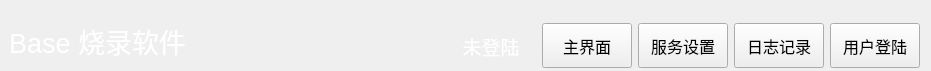
<?xml version="1.0" encoding="UTF-8"?>
<ui version="4.0">
 <class>NavBarWid</class>
 <widget class="QWidget" name="NavBarWid">
  <property name="geometry">
   <rect>
    <x>0</x>
    <y>0</y>
    <width>931</width>
    <height>71</height>
   </rect>
  </property>
  <property name="windowTitle">
   <string>Form</string>
  </property>
  <layout class="QGridLayout" name="gridLayout">
   <property name="leftMargin">
    <number>9</number>
   </property>
   <property name="topMargin">
    <number>21</number>
   </property>
   <property name="bottomMargin">
    <number>0</number>
   </property>
   <item row="0" column="0">
    <widget class="QLabel" name="label">
     <property name="minimumSize">
      <size>
       <width>0</width>
       <height>50</height>
      </size>
     </property>
     <property name="font">
      <font>
       <pointsize>20</pointsize>
      </font>
     </property>
     <property name="styleSheet">
      <string notr="true">color: rgb(255, 255, 255);</string>
     </property>
     <property name="text">
      <string>Base 烧录软件</string>
     </property>
     <property name="alignment">
      <set>Qt::AlignLeading|Qt::AlignLeft|Qt::AlignTop</set>
     </property>
    </widget>
   </item>
   <item row="0" column="2">
    <widget class="QLabel" name="userLab">
     <property name="minimumSize">
      <size>
       <width>90</width>
       <height>0</height>
      </size>
     </property>
     <property name="font">
      <font>
       <pointsize>14</pointsize>
      </font>
     </property>
     <property name="contextMenuPolicy">
      <enum>Qt::PreventContextMenu</enum>
     </property>
     <property name="styleSheet">
      <string notr="true">color: rgb(255, 255, 255);</string>
     </property>
     <property name="text">
      <string>未登陆</string>
     </property>
     <property name="alignment">
      <set>Qt::AlignCenter</set>
     </property>
    </widget>
   </item>
   <item row="0" column="1">
    <spacer name="horizontalSpacer">
     <property name="orientation">
      <enum>Qt::Horizontal</enum>
     </property>
     <property name="sizeHint" stdset="0">
      <size>
       <width>52</width>
       <height>20</height>
      </size>
     </property>
    </spacer>
   </item>
   <item row="0" column="6">
    <widget class="QPushButton" name="loginBtn">
     <property name="minimumSize">
      <size>
       <width>90</width>
       <height>0</height>
      </size>
     </property>
     <property name="maximumSize">
      <size>
       <width>230</width>
       <height>45</height>
      </size>
     </property>
     <property name="font">
      <font>
       <pointsize>12</pointsize>
      </font>
     </property>
     <property name="text">
      <string>用户登陆</string>
     </property>
    </widget>
   </item>
   <item row="0" column="3">
    <widget class="QPushButton" name="homeBtn">
     <property name="minimumSize">
      <size>
       <width>90</width>
       <height>0</height>
      </size>
     </property>
     <property name="maximumSize">
      <size>
       <width>230</width>
       <height>45</height>
      </size>
     </property>
     <property name="font">
      <font>
       <pointsize>12</pointsize>
      </font>
     </property>
     <property name="text">
      <string>主界面</string>
     </property>
    </widget>
   </item>
   <item row="0" column="4">
    <widget class="QPushButton" name="setBtn">
     <property name="minimumSize">
      <size>
       <width>90</width>
       <height>0</height>
      </size>
     </property>
     <property name="maximumSize">
      <size>
       <width>230</width>
       <height>45</height>
      </size>
     </property>
     <property name="font">
      <font>
       <pointsize>12</pointsize>
      </font>
     </property>
     <property name="text">
      <string>服务设置</string>
     </property>
    </widget>
   </item>
   <item row="0" column="5">
    <widget class="QPushButton" name="logBtn">
     <property name="minimumSize">
      <size>
       <width>90</width>
       <height>0</height>
      </size>
     </property>
     <property name="maximumSize">
      <size>
       <width>230</width>
       <height>45</height>
      </size>
     </property>
     <property name="font">
      <font>
       <pointsize>12</pointsize>
      </font>
     </property>
     <property name="text">
      <string>日志记录</string>
     </property>
    </widget>
   </item>
  </layout>
 </widget>
 <resources/>
 <connections/>
</ui>
